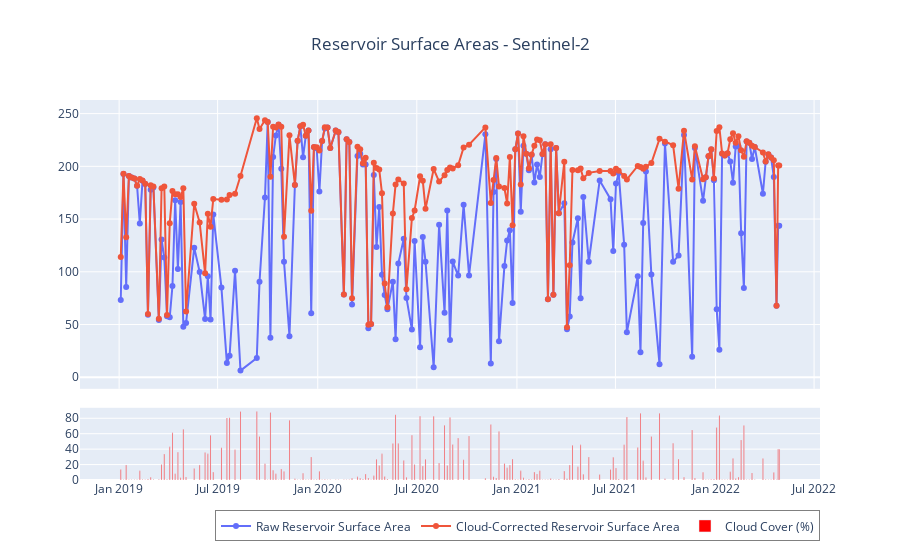

This figure's notebook cell:
### Markdown cell above
Plot the data

### Code cell
fig = make_subplots(
    rows=2,
    row_heights=[0.8, 0.2],
    shared_xaxes=True,
    vertical_spacing = 0.05
)

# Raw Surface Area
fig.add_trace(go.Scatter(
    x = s2.index,
    y = s2['water_area_raw (km2)'],
    name = 'Raw Reservoir Surface Area',
    mode = 'lines+markers'
), row=1, col=1)

# Cloud Corrected Surface Area
fig.add_trace(go.Scatter(
    x = s2.index,
    y = s2['water_area_cloud_corrected (km2)'],
    name = 'Cloud-Corrected Reservoir Surface Area',
    mode = 'lines+markers'
), row=1, col=1)

# Cloud
fig.add_trace(go.Bar(
    x = s2.index,
    y = s2['cloud_percentage'],
    name = 'Cloud Cover (%)',
    marker = dict(
        color = 'red',
    )
), row=2, col=1)

fig.update_layout(
    title=dict(
        text='Reservoir Surface Areas - Sentinel-2',
        xanchor='center',
        x=0.5
    ),
    legend=dict(
        orientation = 'h',
        yanchor='top',
        y=-0.08,
        xanchor='right',
        x=1.0,
        bordercolor="grey",
        borderwidth=1
    )
)

fig

### Figure 1 — Plotly figure (JSON) as saved in the notebook; plotly's stock layout.template omitted (floating-point values rounded to 4 significant figures; data arrays with more than 128 entries replaced by an {"elided": "..."} marker saying what was removed)
{"data": [{"mode": "lines+markers", "name": "Raw Reservoir Surface Area", "type": "scatter", "x": {"elided": "178 str values"}, "xaxis": "x", "y": {"elided": "178 float values"}, "yaxis": "y"}, {"mode": "lines+markers", "name": "Cloud-Corrected Reservoir Surface Area", "type": "scatter", "x": {"elided": "178 str values"}, "xaxis": "x", "y": {"elided": "178 float values"}, "yaxis": "y"}, {"marker": {"color": "red"}, "name": "Cloud Cover (%)", "type": "bar", "x": {"elided": "178 str values"}, "xaxis": "x2", "y": {"elided": "178 float values"}, "yaxis": "y2"}], "layout": {"legend": {"bordercolor": "grey", "borderwidth": 1, "orientation": "h", "x": 1, "xanchor": "right", "y": -0.08, "yanchor": "top"}, "title": {"text": "Reservoir Surface Areas - Sentinel-2", "x": 0.5, "xanchor": "center"}, "xaxis": {"anchor": "y", "domain": [0, 1], "matches": "x2", "showticklabels": false}, "xaxis2": {"anchor": "y2", "domain": [0, 1]}, "yaxis": {"anchor": "x", "domain": [0.24, 1]}, "yaxis2": {"anchor": "x2", "domain": [0, 0.19]}}}
